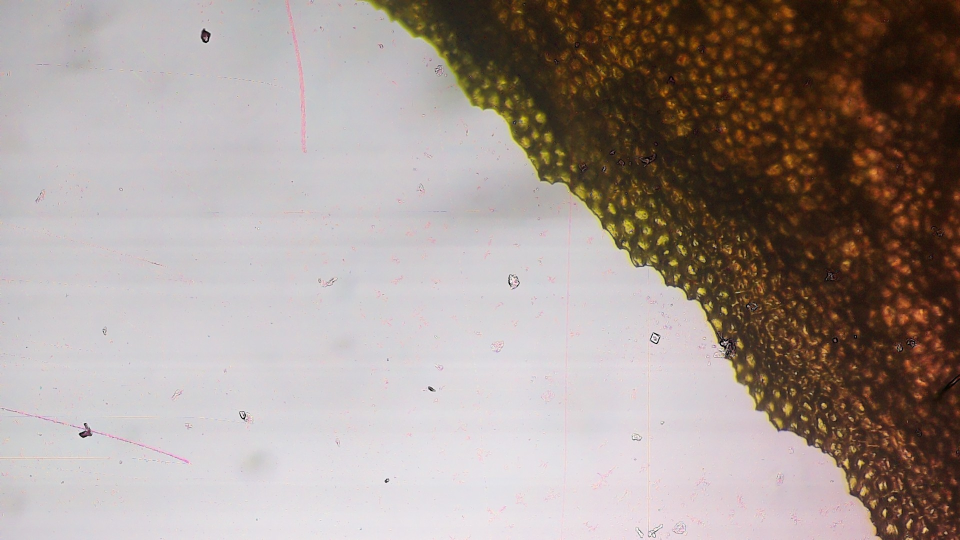
#> input picture EurekaDataAnalysis/Figures/tomato_edge.jpg, 1920 x 1080 px (shown at 1/2 size)
$ jupyter execute resolution.ipynb
#> lines starting #> are read from the running program, lines starting #| are printed output that depends on the picture
## Resolution test
This notebook aims to do the image processing for analyzing the optical resolution.

[cell 1]
import cv2
import numpy as np
import matplotlib.pyplot as plt
from scipy.signal import find_peaks

[cell 2]
# Load the image
image_path = 'Figures/tomato_edge.jpg'
#image_path = 'Figures/1mm rule.jpg'
image = cv2.imread(image_path)
#> image is the input picture: shape (1080, 1920, 3); mean B, G, R 146.1, 150.9, 163
image_rgb = cv2.cvtColor(image, cv2.COLOR_BGR2RGB)


# Get RGB distribution
def plot_rgb_distribution(image_rgb):
    r_values, g_values, b_values = image_rgb[:, :, 0], image_rgb[:, :, 1], image_rgb[:, :, 2]
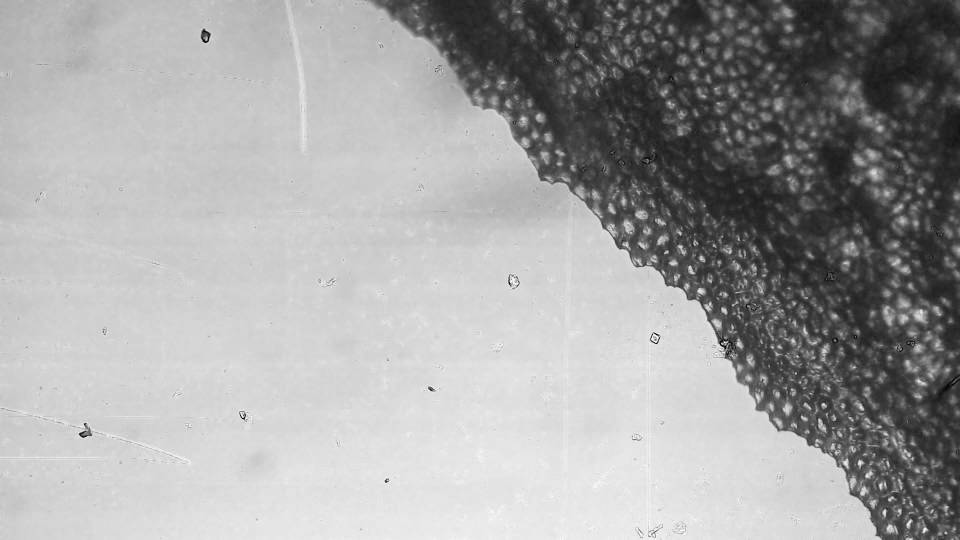
#> r_values: shape (1080, 1920) (shown at 1/2 size); min 0, max 255, mean 163
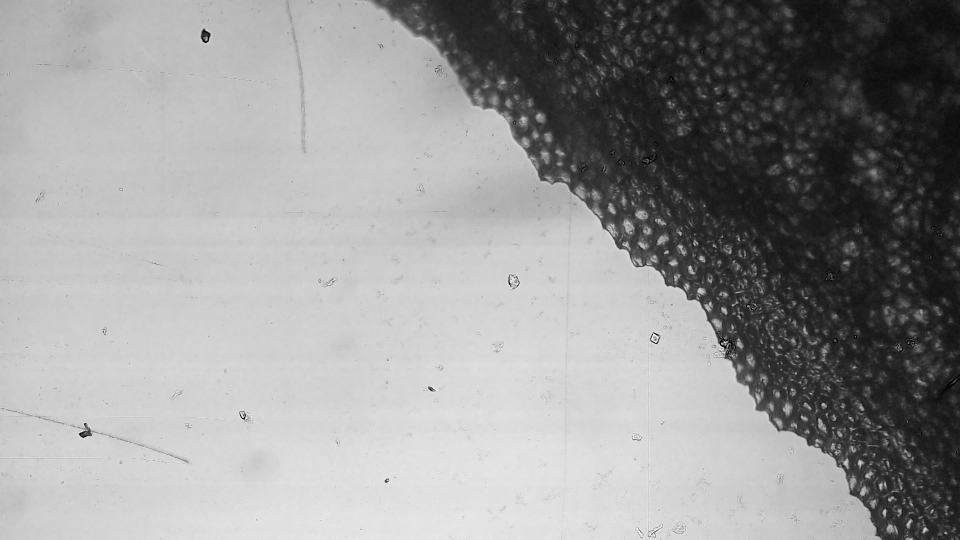
#> g_values: shape (1080, 1920) (shown at 1/2 size); min 0, max 255, mean 150.9
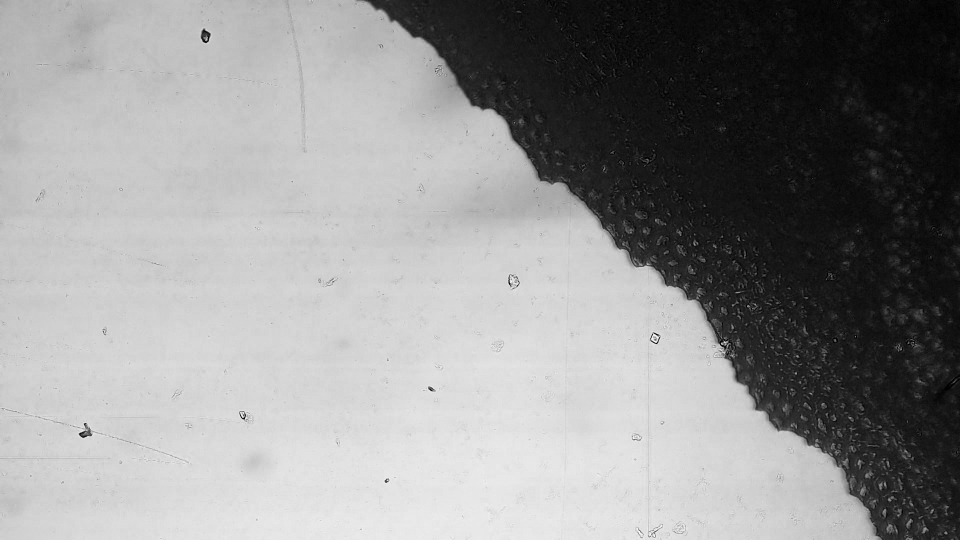
#> b_values: shape (1080, 1920) (shown at 1/2 size); min 0, max 255, mean 146.1
    plt.figure(figsize=(12, 6))
    plt.hist(r_values.ravel(), bins=256, color='red', alpha=0.5, label='Red Channel')
    plt.hist(g_values.ravel(), bins=256, color='green', alpha=0.5, label='Green Channel')
    plt.hist(b_values.ravel(), bins=256, color='blue', alpha=0.5, label='Blue Channel')
    plt.xlabel('Pixel Intensity')
    plt.ylabel('Frequency')
    plt.legend()
    plt.title('RGB Pixel Value Distribution')
    plt.show()
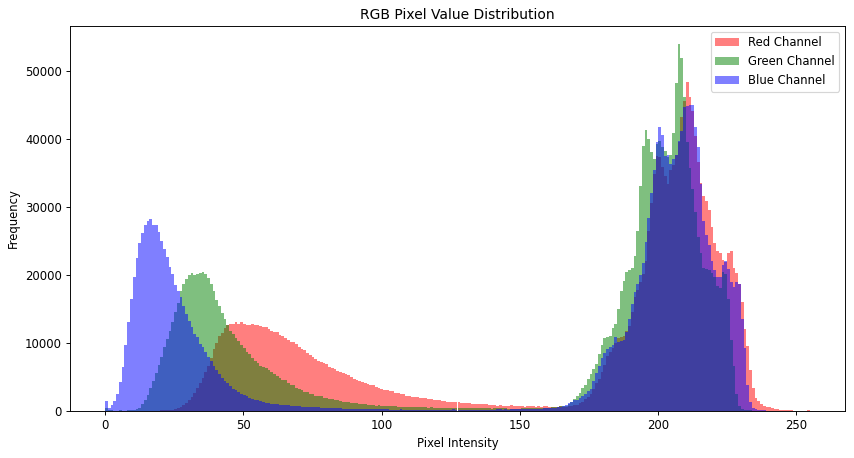
#> figure drawn by matplotlib, 1 panel; tallest bar 48277 high, from x = 210.2 to 211.2; tallest bar 53874 high, from x = 207.2 to 208.2; tallest bar 44931 high, from x = 212.2 to 213.2

plot_rgb_distribution(image_rgb)

[cell 3]
# Horizontal derivative
# Select a horizontal line (row) in the middle of the image
row = image_rgb.shape[0] // 2 +10
#> row = 550
column = image_rgb.shape[1] *3// 4 -110
#> column = 1330
width = 10
line_rgb = image_rgb[row, column-width:column+width, :]
#> line_rgb = 20 rows, first 8: [215, 211, 138], [209, 204, 136], [191, 185, 127], [141, 131, 82], [99, 87, 45], [87, 75, 35], [76, 63, 21], [96, 82, 37]

plt.figure(figsize=(10, 6))
plt.imshow(image_rgb)
plt.axhline(row, color='yellow', linestyle='--', linewidth=1.5, label='Gradient Row (Green Channel)')
plt.axvline(column-width, color='red', linestyle='--', linewidth=1.5, label='Gradient Row (Green Channel)')
plt.axvline(column+width, color='red', linestyle='--', linewidth=1.5, label='Gradient Row (Green Channel)')
plt.legend()
plt.title('Highlighted Row for Horizontal Gradient Calculation')
plt.show()
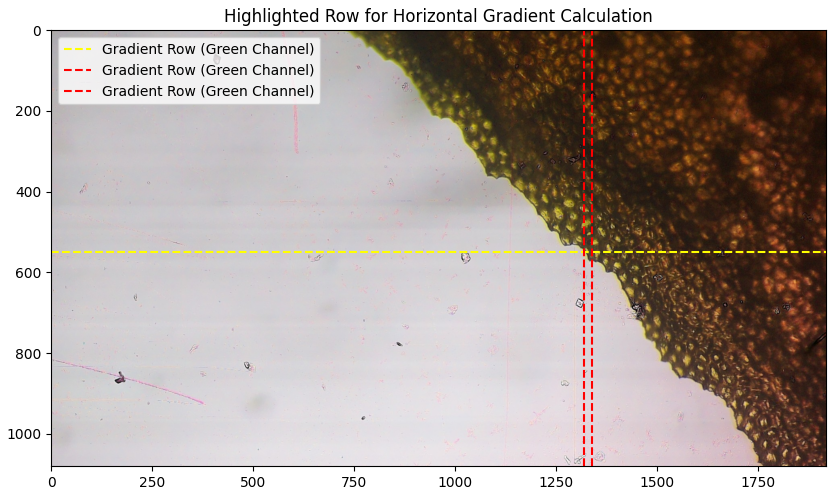
#> figure drawn by matplotlib, 1 panel

[cell 4]
# Compute the derivative across the line
derivative = np.diff(line_rgb.astype(float), axis=0)
#> derivative = 19 rows, first 8: [-6, -7, -2], [-18, -19, -9], [-50, -54, -45], [-42, -44, -37], [-12, -12, -10], [-11, -12, -14], [20, 19, 16], [19, 15, 12]

# Calculate the magnitude of the gradient
gradient_magnitude = np.linalg.norm(derivative, axis=1)
#> gradient_magnitude = 19 values, max 86.26 at index 2, min 1.73 at index 18, mean 24.62

# Plot the horizontal derivative
plt.figure(figsize=(10, 4))
plt.plot(gradient_magnitude, color='black')
plt.xlabel('Pixel Position')
plt.ylabel('Gradient Magnitude')
plt.title('Horizontal Derivative of RGB Pixel Values')
plt.show()
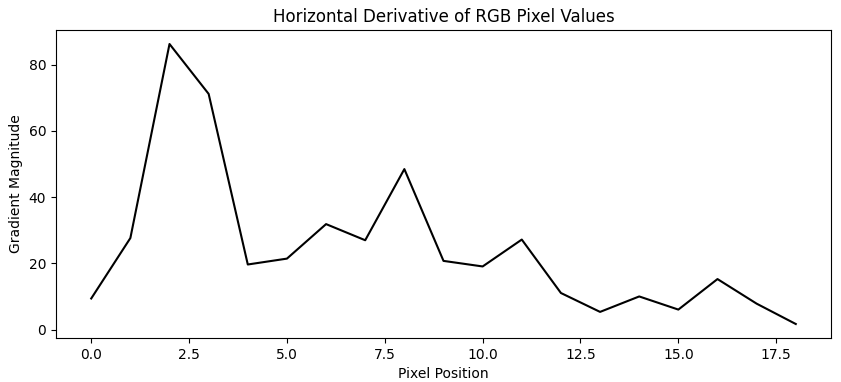
#> figure drawn by matplotlib, 1 panel; curve peaks at x = 2, y = 86.26

# Calculate FWHM
half_max = np.max(gradient_magnitude) / 2
#> half_max = 43.13
peaks, _ = find_peaks(gradient_magnitude, height=half_max)
#> peaks = [2, 8]

peak_idx = np.argmax(gradient_magnitude)
#> peak_idx = 2
peak_value = gradient_magnitude[peak_idx]
#> peak_value = 86.26
half_max = peak_value / 2

left_idx = np.where(gradient_magnitude[:peak_idx] <= half_max)[0][-1]
#> left_idx = 1
right_idx = peak_idx + np.where(gradient_magnitude[peak_idx:] <= half_max)[0][0]
#> right_idx = 4
fwhm = right_idx- left_idx
#> fwhm = 3

print(f'FWHM of the horizontal derivative: {fwhm} pixels {fwhm/716*1e-3:.3e} mm')
#| FWHM of the horizontal derivative: 3 pixels 4.190e-06 mm

[cell 5]
image = cv2.imread(image_path)
image_gray = cv2.cvtColor(image, cv2.COLOR_BGR2GRAY)

# Apply Gaussian Blur to reduce noise
blurred_image = cv2.GaussianBlur(image_gray, (3, 3), 0)

# Use the Canny edge detector
edges = cv2.Canny(blurred_image, threshold1=200, threshold2=250)
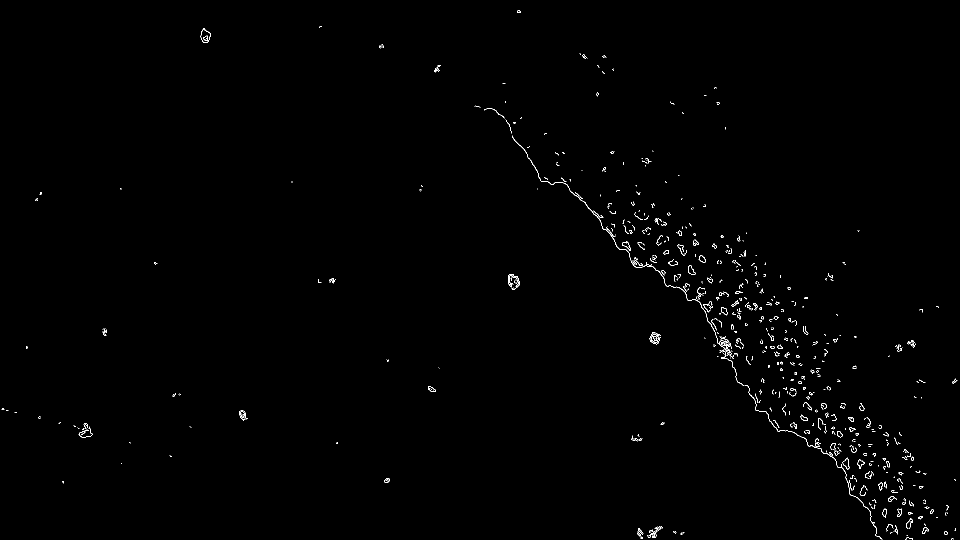
#> edges: shape (1080, 1920) (shown at 1/2 size); 0.5% white in thin lines or dots

# Find the positions of edges
edge_positions = np.column_stack(np.where(edges > 0))
#> edge_positions = 10400 pairs, first value 21 to 1079, second value 3 to 1914

# Display the edges on the image
plt.figure(figsize=(10, 6))
plt.imshow(image, cmap='gray')
plt.imshow(edges, cmap='jet', alpha=0.5)  # Overlay edges with color
plt.title('Detected Edges in the Image')
plt.show()
#> figure, not shown here; B, G, R data is drawn as R, G, B

# Output the edge positions
print(f"Number of edge points detected: {len(edge_positions)}")
#| Number of edge points detected: 10400
print("Example edge positions (x, y):")
print(edge_positions[:10])  # Display first 10 edge points
#| [[  21 1035]
#|  [  21 1036]
#|  [  21 1037]
#|  [  21 1038]
#|  [  21 1039]
#|  [  22 1034]
#|  [  22 1035]
#|  [  22 1039]
#|  [  22 1040]
#|  [  22 1041]]

[cell 6]
import cv2
import numpy as np
from scipy.signal import find_peaks

# Load the image
image_path = 'Figures/tomato_edge.jpg'
image = cv2.imread(image_path, cv2.IMREAD_GRAYSCALE)
#> image: shape (1080, 1920); min 0, max 255, mean 154

# Apply Gaussian Blur to reduce noise
blurred_image = cv2.GaussianBlur(image, (5, 5), 0)

# Use Canny edge detection to find edges
edges = cv2.Canny(blurred_image, threshold1=50, threshold2=150)
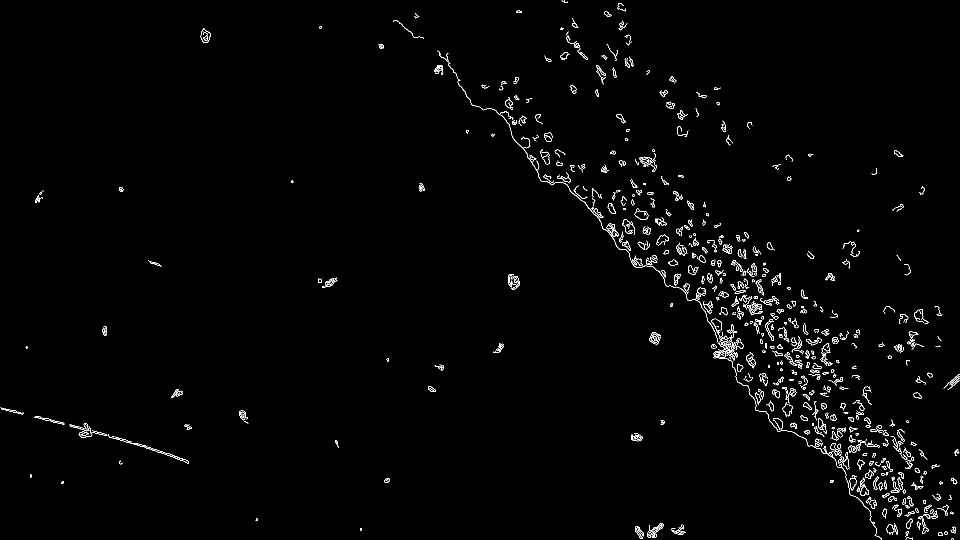
#> edges: shape (1080, 1920) (shown at 1/2 size); 1.3% white in thin lines or dots

# Find coordinates of edge pixels
edge_positions = np.column_stack(np.where(edges > 0))
#> edge_positions = 26527 pairs, first value 0 to 1079, second value 1 to 1919

# Initialize a list to store FWHM values
fwhm_values = []

# Define a function to calculate FWHM for an edge intensity profile
def calculate_fwhm(profile):
    peak_value = np.max(profile)
    half_max = peak_value / 2

    # Find positions where profile crosses half maximum
    half_max_positions = np.where(profile >= half_max)[0]
    if len(half_max_positions) > 1:
        fwhm = half_max_positions[-1] - half_max_positions[0]
        return fwhm
    return None

# Loop through edge positions to calculate FWHM for each edge
for (y, x) in edge_positions:
    # Take intensity profile perpendicular to the edge
    if x + 10 < image.shape[1]:  # Ensure we don't go out of bounds
        profile = image[y, x:x+20]
        fwhm = calculate_fwhm(profile)
        if fwhm is not None:
            fwhm_values.append(fwhm)
#> this loop made 26527 passes
#> (y, x, peak_value in calculate_fwhm, half_max in calculate_fwhm, half_max_positions in calculate_fwhm, fwhm) on passes 1 to 10: (0, 1123, 104, 52, [0, 1, 2, 3, 4, 5, 6, 7, 8, 9, 10, 11, 12, 13], 13), (0, 1128, 104, 52, [0, 1, 2, 3, 4, 5, 6, 7, 8], 8), (1, 1124, 115, 57.5, [0, 1, 2, 3, 4, 5, 6, 7, 8, 9, 10, 11], 11), (1, 1128, 115, 57.5, [0, 1, 2, 3, 4, 5, 6, 7], 7), (2, 1124, 116, 58, [0, 1, 2, 3, 4, 5, 6, 7, 8, 9, 10], 10), (2, 1128, 116, 58, [0, 1, 2, 3, 4, 5, 6], 6), (3, 1124, 110, 55, [0, 1, 2, 3, 4, 5, 6, 7, 8, 9, 10], 10), (3, 1125, 110, 55, [0, 1, 2, 3, 4, 5, 6, 7, 8, 9], 9), (3, 1126, 110, 55, [0, 1, 2, 3, 4, 5, 6, 7, 8], 8), (3, 1127, 110, 55, [0, 1, 2, 3, 4, 5, 6, 7], 7)
#> (y, x, peak_value in calculate_fwhm, half_max in calculate_fwhm, fwhm) on passes 22, 23, 26, 27, 30, 31: (6, 1237, 82, 41, 17), (6, 1238, 82, 41, 16), (6, 1241, 78, 39, 16), (6, 1242, 70, 35, 17), (7, 1242, 80, 40, 16), (7, 1243, 68, 34, 16)
#> after the loop, fwhm_values = 26357 items

plt.figure(figsize=(10, 6))
plt.hist(fwhm_values, bins=30, color='skyblue', edgecolor='black')
plt.xlabel('FWHM (pixels)')
plt.ylabel('Frequency')
plt.title('Distribution of FWHM Values for All Edges')
plt.show()
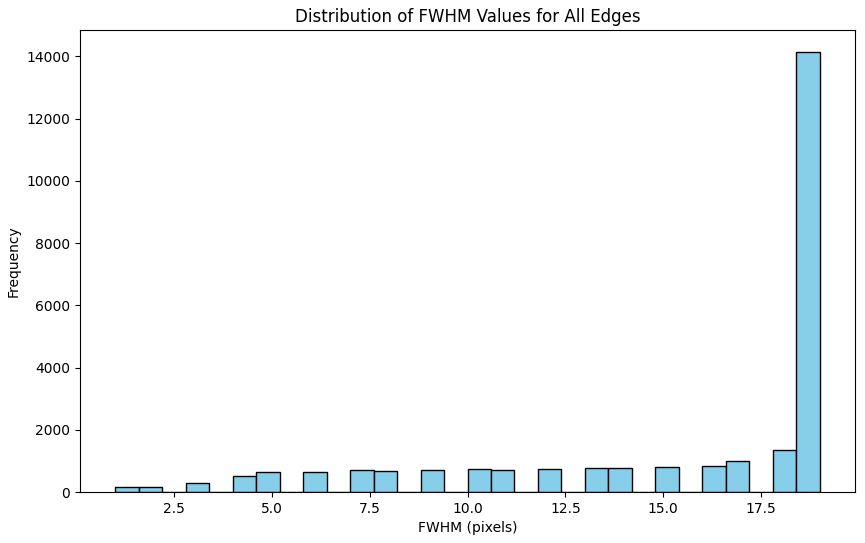
#> figure drawn by matplotlib, 1 panel; tallest bar 14140 high, from x = 18.4 to 19

# Print some statistics about the FWHM distribution
average_fwhm = np.mean(fwhm_values)
#> average_fwhm = 15.46
median_fwhm = np.median(fwhm_values)
#> median_fwhm = 19
std_fwhm = np.std(fwhm_values)
#> std_fwhm = 5

print(f'Average FWHM: {average_fwhm:.2f} pixels')
#| Average FWHM: 15.46 pixels
print(f'Median FWHM: {median_fwhm:.2f} pixels')
#| Median FWHM: 19.00 pixels
print(f'Standard Deviation of FWHM: {std_fwhm:.2f} pixels')
#| Standard Deviation of FWHM: 5.00 pixels
